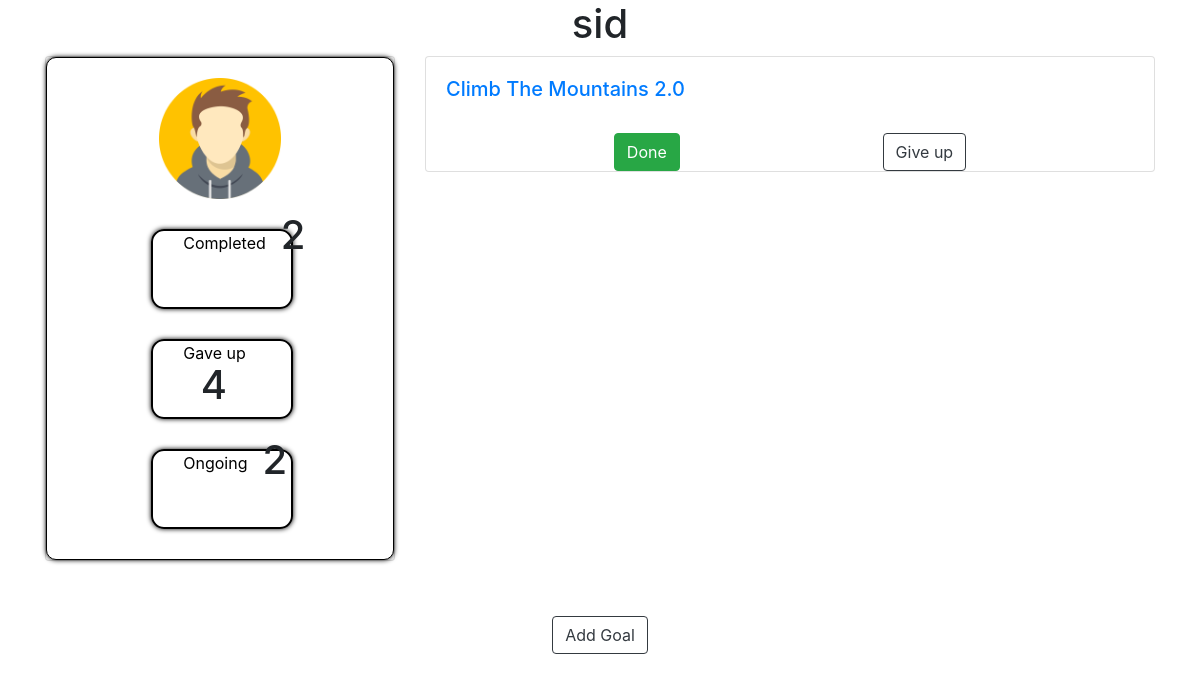
The page /dash.php (signed in) on the database as committed earlier.
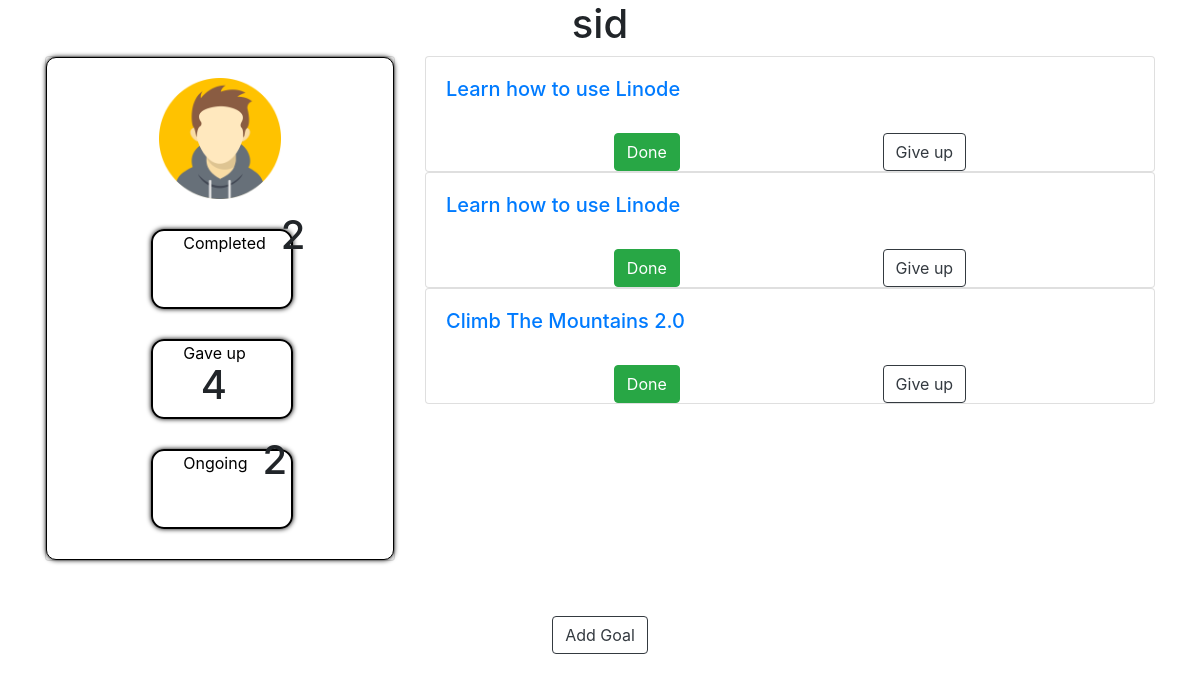
The same page on the database as committed later.
### tables this page shows
CREATE TABLE `goals` (
  `gid` int NOT NULL,
  `uid` int NOT NULL,
  `title` varchar(100) NOT NULL,
  `description` varchar(1000) NOT NULL,
  `timestamp` timestamp NOT NULL DEFAULT CURRENT_TIMESTAMP,
  `completed` smallint NOT NULL DEFAULT '0',
  `alert_date` int NOT NULL
);

### dash.php (the view, shortened to what this page needs)
<?php
if (!isset($_SESSION['uid'])) {
  echo '<script>alert("You are not logged in");document.location="index.php"</script>';
} else {
  echo '
<!DOCTYPE html>
<html lang="en">
<head>
  <meta charset="utf-8">
  <meta http-equiv="X-UA-Compatible" content="IE=edge">
  <meta content="width=device-width, initial-scale=1.0" name="viewport">
<link href="css/style.css"  rel= "stylesheet">
  <title>myGoals | Profile</title>
  <link rel="stylesheet" href="https://maxcdn.bootstrapcdn.com/bootstrap/4.0.0/css/bootstrap.min.css">
  </head>
<body>
  <center><h1>'.$_SESSION['user'].'</h1></center>';
  echo '
<div style="min-height:70%">
<div class="container ">';
  if ($con === false) {
    die("ERROR: Could not connect. " . mysqli_connect_error());
    echo 'Cannot connect to database';
  } else {
    $sql = 'select * from user_stat where uid='.$_SESSION['uid'];
    $record = mysqli_query($con, $sql);
    $stat=mysqli_fetch_array($record);
    echo '<div class="row">
    <div class="col-12 col-md-4">
      <div class = "card" width="100%" >
        <div class="container dashboard">';
    if (mysqli_num_rows($record) > 0) {
    echo '
          <div class="row"><center>
            <img class="avatar_img" src="images/avatar_1.png"  >
          </center></div>
          <div class="stat-numbers">
          <div class = "row value-box">
            <p class="dashboard-txt">Completed</p><br><br>
            <h1 class="dashboard-txt-1">'.$stat['goals_completed'].'</h1>
          </div>
          <div class = "row value-box ">
            <p class="dashboard-txt">Gave up </p>
              <h1 class="dashboard-txt-2">'.$stat['goals_giveup'].'</h1>
          </div>
          <div class = "row value-box">
            <p class="dashboard-txt">Ongoing </p>
            <h1 class="dashboard-txt-3">'.$stat['goals_ongoing'].'</h1>
          </div>
        </div>
    ';}
    else{ echo 'No goals yet';}
    echo '</div>
    </div>
    </div>
    <div class="col-12 col-md-8"  style="overflow-y:scroll; height:70vh">
    ';
    $sql = 'select * from goals g join user_info u on u.uid=g.uid WHERE g.uid= '.$_SESSION['uid'].' and completed = 0 ORDER BY `timestamp` DESC';
    $goals = mysqli_query($con, $sql);
    if (mysqli_num_rows($goals) > 0) {
      while ($record = mysqli_fetch_array($goals)) {
        echo '<div class="card">
                  <div class="card-body">
                    <h5 class="card-title"><a href="view_goal.php?g=' . $record["gid"] . '">' . $record["title"] . '</a></h5>
                  </div>
                  <div class="row" style="display:flex; justify-content:space-evenly">
                  <form action="include/edit_goal.inc.php" method="POST"><button class="btn btn-success" name="done" value="' . $record["gid"] . '">Done</button></form>
                  <form action="include/edit_goal.inc.php" method="POST"><button class=" btn btn-outline-dark" name="delete" value="' . $record["gid"] . '">Give up</button></form>
              </div></div>';
      }
    }
  }
  echo '</div><br><br>
      </div>
      </div>
      </div>
      <div class="container"> <center>
      <form  action="add_goal.php">
      <button type="submit" class="btn btn-outline-dark">Add Goal</button>
      </form>
      </center></div><br>
 ';
  echo '
</body>
</html>';
}

Rows that differ between the two databases and show on the page:
added goals: title "Learn how to use Linode", $record["gid"] 5 (drawn)
added goals: title "Learn how to use Linode", $record["gid"] 4 (drawn)
